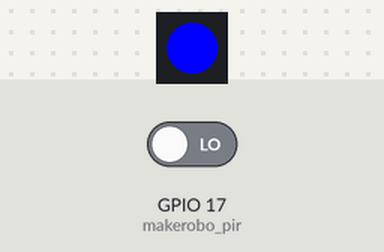
A program run on a simulated Raspberry Pi (BCM pin numbers). Parts: 1 RGB LEDs in strip order, left to right. Inputs (shaded band) come from the test bench; at power-on: GPIO 17 (makerobo_pir) LOW.

Above: at 1.2 s.
1.3 s: GPIO 17 (makerobo_pir) driven HIGH
At 2.5 s:
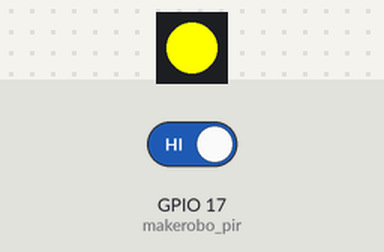
2.8 s: GPIO 17 (makerobo_pir) driven LOW
At 3.8 s:
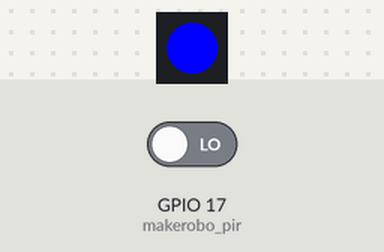
Timing chart, 0 to 5.8 s (numbered marks = the images above; inputs shaded):
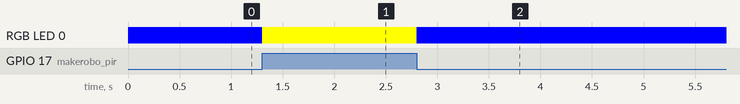

The program:

37.PIR__________.py
```python
#!/usr/bin/env python
# coding: utf-8

# <center><img src="./image/CLBLOGO.jpg" alt="创乐博" style="width: 300px;"/></center>
#
# # 37.PIR 人体热释电感应模块实验
#
# @－－－－湖南创乐博智能科技有限公司－－－－<br>
# @  文件名：37.PIR 人体热释电感应模块实验.py <br>
# @  版本：V2.0 <br>
# @  author: zhulin<br>
# @  说明：PIR 人体热释电感应模块实验
# 直流电机风扇模块实验，通过GPIOzero 自带的 MotionSensor 人体热释电感应模块库，可以方便感知运动物体的释放出的热释电！！！<br>

# ## 1.导入必要的库文件

# In[1]:


from gpiozero import RGBLED, MotionSensor
from time import sleep


# ## 2.定义PIR 和RGB 对应的管脚

# In[2]:


makerobo_rgb = RGBLED(red=18, green=19, blue=27)  # 定义RGB灯管脚
makerobo_pir = MotionSensor(17)                   # 定义PIR人体热释电管脚


# ## 3.定义循环函数

# In[3]:


# 循环函数
def makerobo_loop():
    try:
        while True:
            if makerobo_pir.motion_detected:  # 检查PIR传感器检测到的运动
                makerobo_rgb.color = (1, 1, 0)         # 设置LED颜色为黄色(红色+绿色)
            else:
                makerobo_rgb.color = (0, 0, 1)         # 设置LED颜色为蓝色(仅为蓝色)
            sleep(0.1)                        # 短延迟，降低CPU负载

    except KeyboardInterrupt:
        pass


# ## 5.主程序

# In[ ]:


# 程序入口
if __name__ == '__main__':
    try:
        makerobo_loop()  # 循环函数
    except KeyboardInterrupt:   # 当按下Ctrl+C时，将执行destroy()子程序。
        pass


# In[ ]:
```

Measured:
- after the input at 1.3 s, RGB LED 0: RGB(0, 0, 255) → RGB(255, 255, 0) at once
- after the input at 2.8 s, RGB LED 0: RGB(255, 255, 0) → RGB(0, 0, 255) at once
